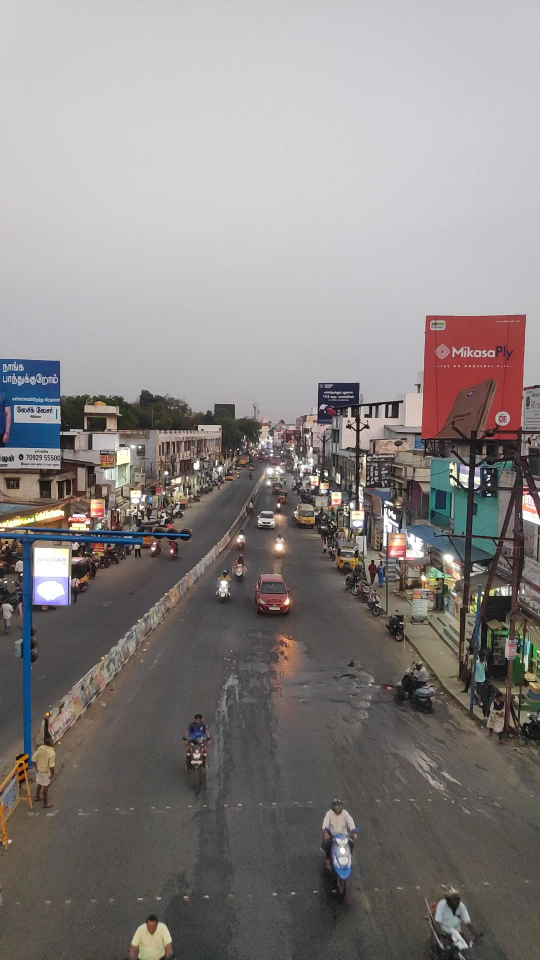
#> input picture Images/01/17.jpg, 1080 x 1920 px, found by its file name (shown at 1/2 size)
$ jupyter execute --allow-errors Semantic_Segmentation.ipynb   (shell and % lines are left out)
#> lines starting #> are read from the running program, lines starting #| are printed output that depends on the picture
[cell 1]
from google.colab import drive
#> (the rest of this cell did not finish here and is left out)

[cell 2]
%cd /content/drive/MyDrive/SIH

[cell 3]
import torch
from PIL import Image
from IPython.display import display
import cv2 as cv
import numpy as np
import matplotlib.pyplot as plt

from fastseg import MobileV3Large
from fastseg.image import colorize, blend

print(torch.__version__)

#> (a cell that did not finish here is left out)

[cell 5]
img = Image.open('/content/drive/MyDrive/SIH/Images/01/17.jpg')
#> img is the input picture: PIL image 1080x1920 RGB; mean R, G, B 137.5, 132.4, 131.8
display(img.resize((800, 400)))
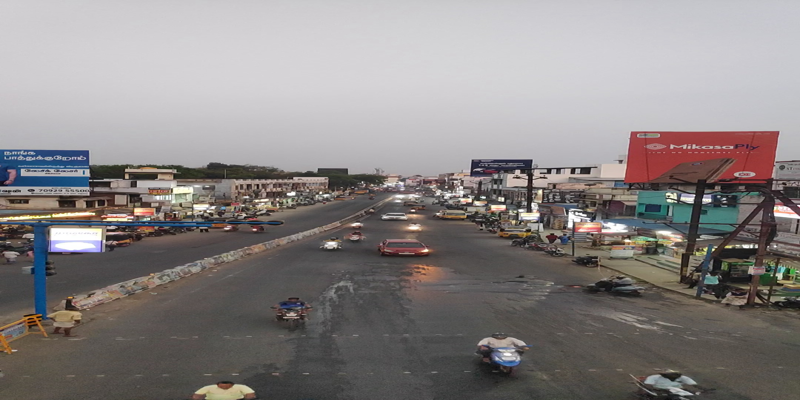
#> shown: PIL image 800x400 RGB; mean R, G, B 137.5, 132.4, 131.8

#> (a cell that did not finish here is left out)

#> (a cell that did not finish here is left out)

#> (a cell that did not finish here is left out)

[cell 9]
# [9 lines left out: function remove_small_segments, not called in this run]

#> (the rest of this cell did not finish here and is left out)

[cell 10]
threshold_value = 0.5
#> (the rest of this cell did not finish here and is left out)

[cell 11]
kernel = np.ones((5, 5), np.uint8)
#> (the rest of this cell did not finish here and is left out)

[cell 12]
# [55 lines left out: function road_points, not called in this run]

#> (the rest of this cell did not finish here and is left out)

#> (a cell that did not finish here is left out)

[cell 14]
numpy_image = np.array(img)
real_image = cv.cvtColor(numpy_image, cv.COLOR_RGB2BGR)

#> (the rest of this cell did not finish here and is left out)

[cell 15]
real_image.shape
#> Out = (1920, 1080, 3)


$ run again, with Images/01/0.jpg copied over Images/01/17.jpg
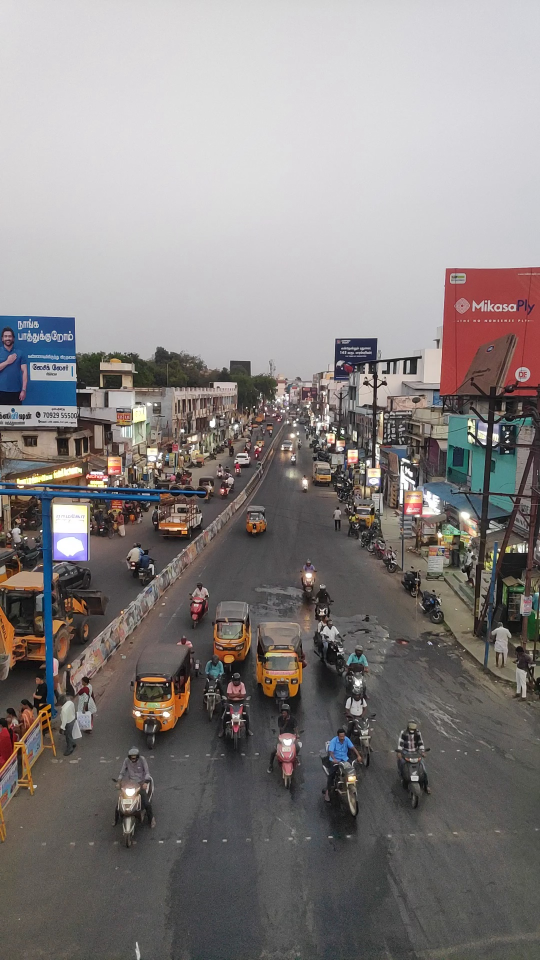
#> input picture Images/01/0.jpg, 1080 x 1920 px, found by its file name (shown at 1/2 size)
#> img is the input picture: PIL image 1080x1920 RGB; mean R, G, B 135.5, 130.5, 129.7
#> `display(img.resize((800, 400)))`:
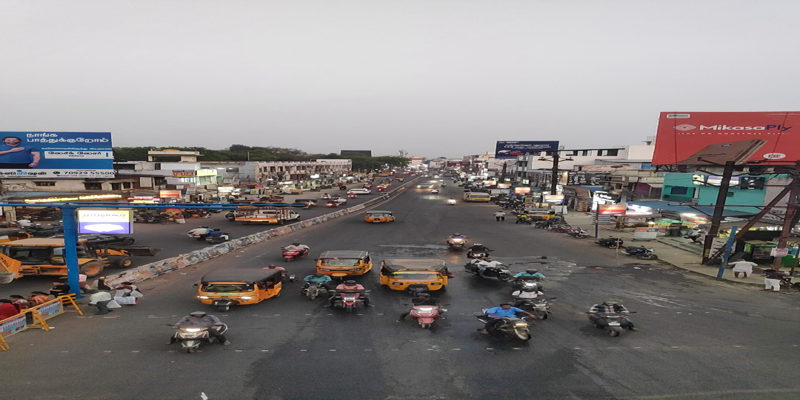
#> shown: PIL image 800x400 RGB; mean R, G, B 135.5, 130.5, 129.7

$ run again, with Images/01/1.jpg copied over Images/01/17.jpg
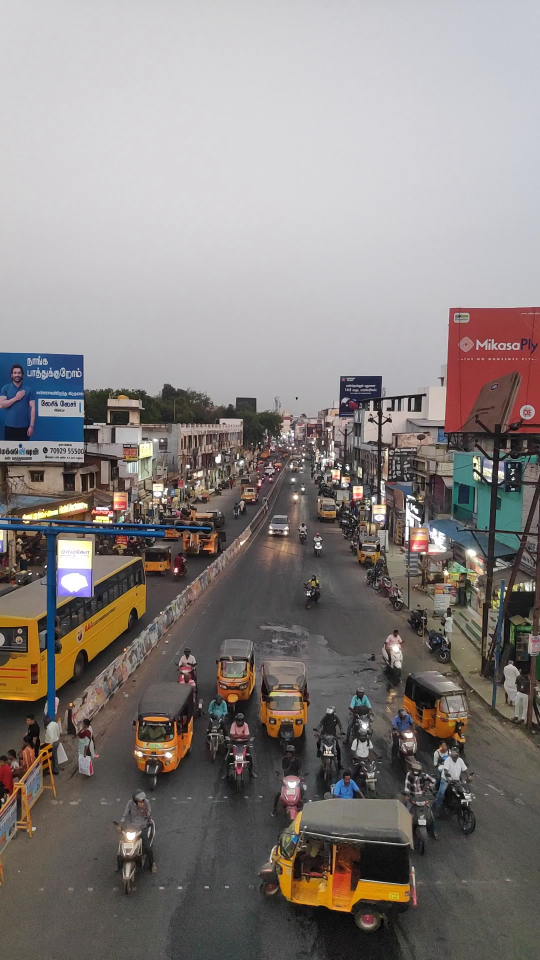
#> input picture Images/01/1.jpg, 1080 x 1920 px, found by its file name (shown at 1/2 size)
#> img is the input picture: PIL image 1080x1920 RGB; mean R, G, B 136.5, 130.5, 128.2
#> `display(img.resize((800, 400)))`:
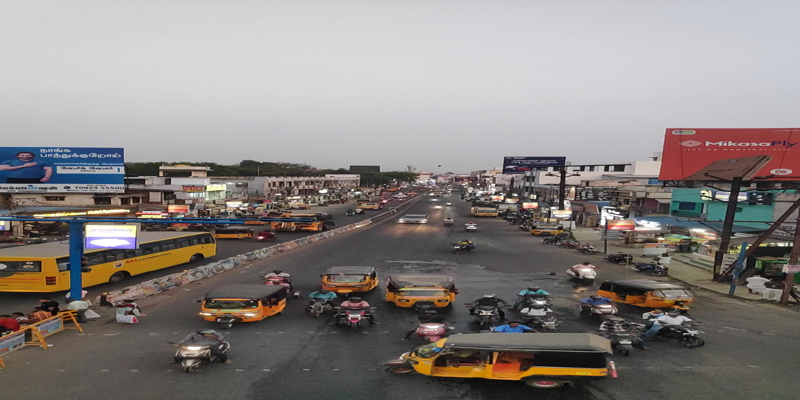
#> shown: PIL image 800x400 RGB; mean R, G, B 136.5, 130.5, 128.2

$ run again, with Images/01/10.jpg copied over Images/01/17.jpg
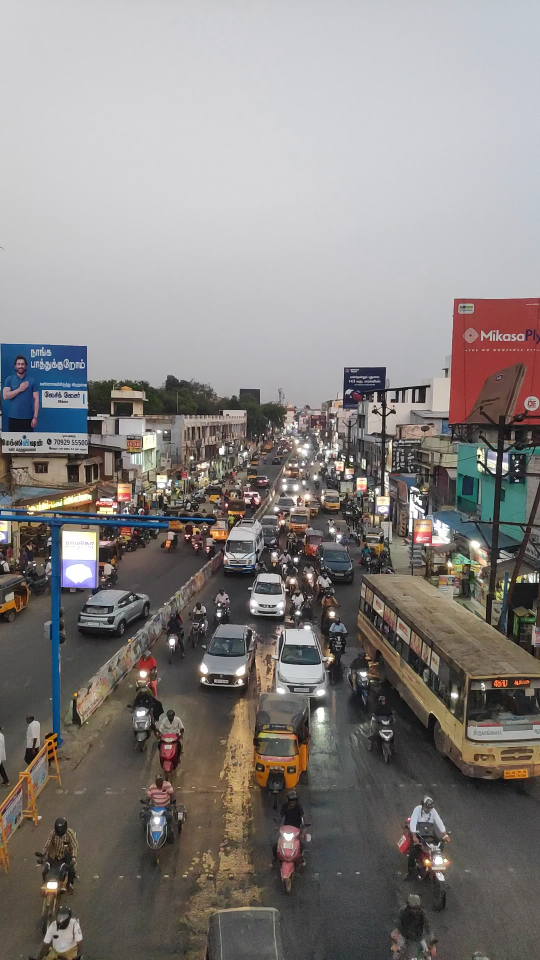
#> input picture Images/01/10.jpg, 1080 x 1920 px, found by its file name (shown at 1/2 size)
#> img is the input picture: PIL image 1080x1920 RGB; mean R, G, B 135.7, 131.3, 129.1
#> `display(img.resize((800, 400)))`:
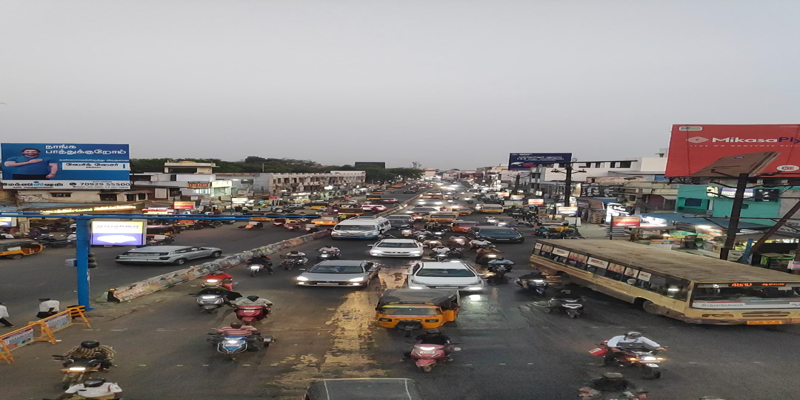
#> shown: PIL image 800x400 RGB; mean R, G, B 135.7, 131.3, 129.1
